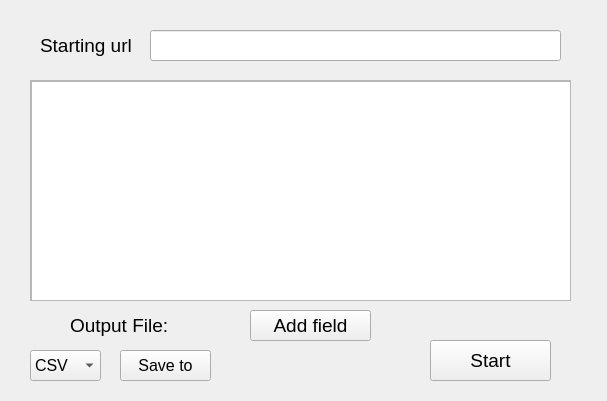
<?xml version="1.0" encoding="UTF-8"?>
<ui version="4.0">
 <class>Form</class>
 <widget class="QWidget" name="Form">
  <property name="geometry">
   <rect>
    <x>0</x>
    <y>0</y>
    <width>607</width>
    <height>401</height>
   </rect>
  </property>
  <property name="font">
   <font>
    <pointsize>14</pointsize>
   </font>
  </property>
  <property name="windowTitle">
   <string>Form</string>
  </property>
  <widget class="QLabel" name="label">
   <property name="geometry">
    <rect>
     <x>40</x>
     <y>30</y>
     <width>101</width>
     <height>31</height>
    </rect>
   </property>
   <property name="font">
    <font>
     <pointsize>14</pointsize>
    </font>
   </property>
   <property name="text">
    <string>Starting url</string>
   </property>
  </widget>
  <widget class="QPushButton" name="pushButton_2">
   <property name="geometry">
    <rect>
     <x>250</x>
     <y>310</y>
     <width>121</width>
     <height>31</height>
    </rect>
   </property>
   <property name="text">
    <string>Add field</string>
   </property>
  </widget>
  <widget class="QPushButton" name="pushButton_3">
   <property name="geometry">
    <rect>
     <x>430</x>
     <y>340</y>
     <width>121</width>
     <height>41</height>
    </rect>
   </property>
   <property name="text">
    <string>Start</string>
   </property>
  </widget>
  <widget class="QComboBox" name="comboBox">
   <property name="geometry">
    <rect>
     <x>30</x>
     <y>350</y>
     <width>71</width>
     <height>31</height>
    </rect>
   </property>
   <property name="font">
    <font>
     <pointsize>12</pointsize>
    </font>
   </property>
   <item>
    <property name="text">
     <string>CSV</string>
    </property>
   </item>
   <item>
    <property name="text">
     <string>JSON</string>
    </property>
   </item>
   <item>
    <property name="text">
     <string>JSONL</string>
    </property>
   </item>
  </widget>
  <widget class="QLabel" name="label_2">
   <property name="geometry">
    <rect>
     <x>70</x>
     <y>310</y>
     <width>101</width>
     <height>31</height>
    </rect>
   </property>
   <property name="text">
    <string>Output File:</string>
   </property>
  </widget>
  <widget class="QScrollArea" name="scrollArea">
   <property name="geometry">
    <rect>
     <x>30</x>
     <y>80</y>
     <width>541</width>
     <height>221</height>
    </rect>
   </property>
   <property name="widgetResizable">
    <bool>true</bool>
   </property>
   <widget class="QWidget" name="scrollAreaWidgetContents">
    <property name="geometry">
     <rect>
      <x>0</x>
      <y>0</y>
      <width>539</width>
      <height>219</height>
     </rect>
    </property>
    <widget class="QListWidget" name="listWidget">
     <property name="geometry">
      <rect>
       <x>0</x>
       <y>0</y>
       <width>541</width>
       <height>221</height>
      </rect>
     </property>
     <property name="font">
      <font>
       <pointsize>12</pointsize>
      </font>
     </property>
    </widget>
   </widget>
  </widget>
  <widget class="QLineEdit" name="lineEdit">
   <property name="geometry">
    <rect>
     <x>150</x>
     <y>30</y>
     <width>411</width>
     <height>31</height>
    </rect>
   </property>
   <property name="font">
    <font>
     <pointsize>12</pointsize>
    </font>
   </property>
  </widget>
  <widget class="QPushButton" name="pushButton">
   <property name="geometry">
    <rect>
     <x>120</x>
     <y>350</y>
     <width>91</width>
     <height>31</height>
    </rect>
   </property>
   <property name="font">
    <font>
     <pointsize>12</pointsize>
    </font>
   </property>
   <property name="text">
    <string>Save to</string>
   </property>
  </widget>
 </widget>
 <resources/>
 <connections/>
</ui>
